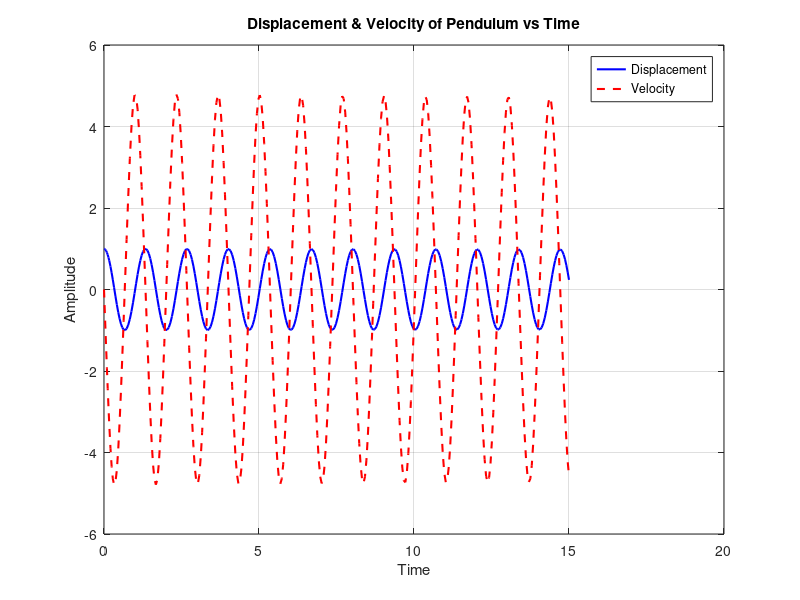

This chart was generated by the following MATLAB code:
clc; clear;

w = input('Input angular velocity w:'); 

f = @(t, Y) [Y(2); -w^2 * sin(Y(1))];
[t, Y_out] = ode45(f, [0 15], [1; 0]);

figure;
plot(t, Y_out(:,1), 'b-', 'LineWidth', 1.5);
hold on;
plot(t, Y_out(:,2), 'r--', 'LineWidth', 1.5);
hold off;

xlabel('Time');
ylabel('Amplitude');
title('Displacement & Velocity of Pendulum vs Time')
grid on
legend('Displacement', 'Velocity');
